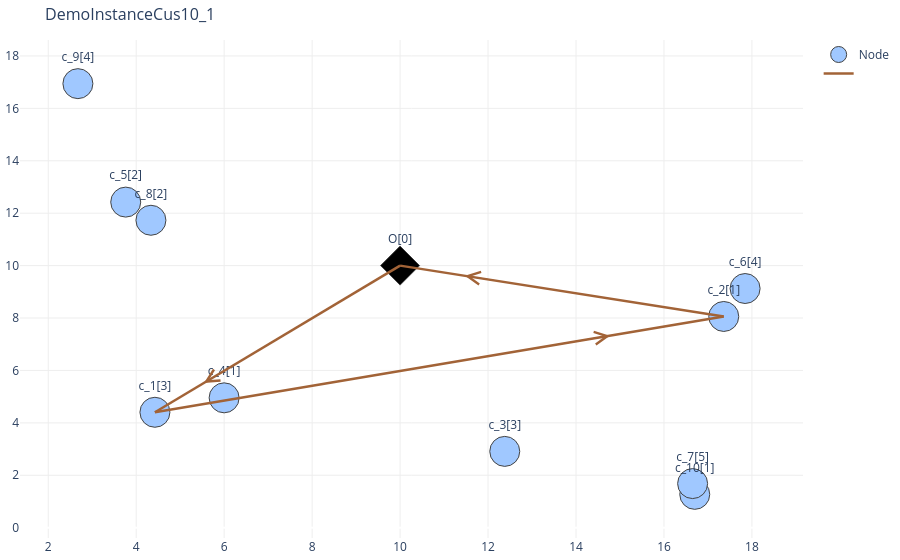

Notebook code for this chart:
### Markdown cell above
### Plot network

### Code cell
path1 = {'arcs_list': [('O','c_1'),('c_1','c_2'),('c_2','O')],
                      'config': {'line_width':2.5, 'line_color':'#a26337', 'dash':None, 'name':''}}
path2 = {'arcs_list': [('O','c_2'),('c_2','c_1'),('c_1','O')],
                      'config': {'line_width':2.5, 'line_color':'#a26337', 'dash':None, 'name':''}}
path_arcs_list = [path1]
vis_sol.plot_network(path_arcs_list, node_trace,_cus_dem=customer_demand,_title=instance_name)

### Figure 1 — Plotly figure (JSON) as saved in the notebook; plotly's stock layout.template omitted (floating-point values rounded to 4 significant figures)
{"data": [{"marker": {"color": [2, 2, 2, 2, 2, 2, 2, 2, 2, 2, 4], "colorscale": [[0, "rgb(0,0,0)"], [0.25, "rgb(230,0,0)"], [0.5, "rgb(230,210,0)"], [0.75, "rgb(255,255,255)"], [1, "rgb(160,200,255)"]], "line": {"width": 1}, "reversescale": true, "showscale": false, "size": 30, "symbol": ["circle", "circle", "circle", "circle", "circle", "circle", "circle", "circle", "circle", "circle", "diamond"]}, "mode": "markers+text", "name": "Node", "text": ["c_5[2]", "c_9[4]", "c_3[3]", "c_4[1]", "c_10[1]", "c_8[2]", "c_2[1]", "c_6[4]", "c_7[5]", "c_1[3]", "O[0]"], "textposition": "top center", "type": "scatter", "x": [3.762, 2.674, 12.38, 5.999, 16.7, 4.335, 17.36, 17.84, 16.65, 4.426, 10], "y": [12.42, 16.94, 2.912, 4.955, 1.272, 11.73, 8.059, 9.126, 1.683, 4.404, 10]}, {"hoverinfo": "text", "line": {"color": "#a26337", "width": 2.5}, "mode": "lines+text", "name": "", "text": "", "textposition": "middle center", "type": "scatter", "x": [10, 4.426, null, 4.426, 17.36, null, 17.36, 10, null], "y": [10, 4.404, null, 4.404, 8.059, null, 8.059, 10, null]}], "layout": {"annotations": [{"arrowcolor": "#a26337", "arrowhead": 5, "arrowsize": 2.5, "ax": 6.098, "axref": "x", "ay": 6.083, "ayref": "y", "showarrow": true, "x": 5.54, "xref": "x", "y": 5.523, "yref": "y"}, {"arrowcolor": "#a26337", "arrowhead": 5, "arrowsize": 2.5, "ax": 13.48, "axref": "x", "ay": 6.963, "ayref": "y", "showarrow": true, "x": 14.77, "xref": "x", "y": 7.328, "yref": "y"}, {"arrowcolor": "#a26337", "arrowhead": 5, "arrowsize": 2.5, "ax": 12.21, "axref": "x", "ay": 9.418, "ayref": "y", "showarrow": true, "x": 11.47, "xref": "x", "y": 9.612, "yref": "y"}], "hovermode": "closest", "margin": {"b": 20, "l": 5, "r": 5, "t": 40}, "plot_bgcolor": "rgba(0,0,0,0)", "showlegend": true, "title": {"font": {"size": 16}, "text": "DemoInstanceCus10_1"}, "xaxis": {"gridcolor": "#eee", "showgrid": true, "showticklabels": true, "zeroline": true}, "yaxis": {"gridcolor": "#eee", "showgrid": true, "showticklabels": true, "zeroline": true}}}
